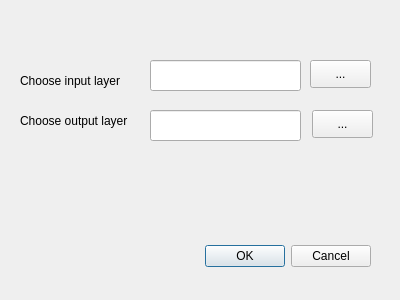
<?xml version="1.0" encoding="UTF-8"?>
<ui version="4.0">
 <class>LinkerTesterDialogBase</class>
 <widget class="QDialog" name="LinkerTesterDialogBase">
  <property name="geometry">
   <rect>
    <x>0</x>
    <y>0</y>
    <width>400</width>
    <height>300</height>
   </rect>
  </property>
  <property name="windowTitle">
   <string>Link Test</string>
  </property>
  <widget class="QDialogButtonBox" name="button_box">
   <property name="geometry">
    <rect>
     <x>30</x>
     <y>240</y>
     <width>341</width>
     <height>32</height>
    </rect>
   </property>
   <property name="orientation">
    <enum>Qt::Horizontal</enum>
   </property>
   <property name="standardButtons">
    <set>QDialogButtonBox::Cancel|QDialogButtonBox::Ok</set>
   </property>
  </widget>
  <widget class="QLabel" name="inputLabel">
   <property name="geometry">
    <rect>
     <x>20</x>
     <y>70</y>
     <width>111</width>
     <height>21</height>
    </rect>
   </property>
   <property name="text">
    <string>Choose input layer</string>
   </property>
  </widget>
  <widget class="QLabel" name="label_2">
   <property name="geometry">
    <rect>
     <x>20</x>
     <y>110</y>
     <width>131</width>
     <height>21</height>
    </rect>
   </property>
   <property name="text">
    <string>Choose output layer</string>
   </property>
  </widget>
  <widget class="QPushButton" name="outputButton">
   <property name="geometry">
    <rect>
     <x>312</x>
     <y>110</y>
     <width>61</width>
     <height>28</height>
    </rect>
   </property>
   <property name="text">
    <string>...</string>
   </property>
  </widget>
  <widget class="QLineEdit" name="outputLineEdit">
   <property name="geometry">
    <rect>
     <x>150</x>
     <y>110</y>
     <width>151</width>
     <height>31</height>
    </rect>
   </property>
  </widget>
  <widget class="QLineEdit" name="inputLineEdit">
   <property name="geometry">
    <rect>
     <x>150</x>
     <y>60</y>
     <width>151</width>
     <height>31</height>
    </rect>
   </property>
  </widget>
  <widget class="QPushButton" name="inputButton">
   <property name="geometry">
    <rect>
     <x>310</x>
     <y>60</y>
     <width>61</width>
     <height>28</height>
    </rect>
   </property>
   <property name="text">
    <string>...</string>
   </property>
  </widget>
 </widget>
 <resources/>
 <connections>
  <connection>
   <sender>button_box</sender>
   <signal>accepted()</signal>
   <receiver>LinkerTesterDialogBase</receiver>
   <slot>accept()</slot>
   <hints>
    <hint type="sourcelabel">
     <x>20</x>
     <y>20</y>
    </hint>
    <hint type="destinationlabel">
     <x>20</x>
     <y>20</y>
    </hint>
   </hints>
  </connection>
  <connection>
   <sender>button_box</sender>
   <signal>rejected()</signal>
   <receiver>LinkerTesterDialogBase</receiver>
   <slot>reject()</slot>
   <hints>
    <hint type="sourcelabel">
     <x>20</x>
     <y>20</y>
    </hint>
    <hint type="destinationlabel">
     <x>20</x>
     <y>20</y>
    </hint>
   </hints>
  </connection>
 </connections>
</ui>
